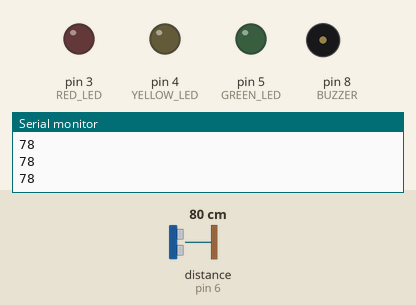
This sketch was run on a simulated Arduino Uno, built with avr-gcc and run on an emulated ATmega328P. On the bench: output pins drawn as LEDs (lit = HIGH), buzzer (waves = sounding), the last lines printed to the serial monitor. Wiring (inferred from the names in the program): ultrasonic range finder: trigger pin 7; echo pin 6. The test bench sets the inputs (shaded band); at power-on: distance to the obstacle (sensor on pin 6) 80 cm. The echo pulse lasts 58.3 µs per cm; pins used as bus, display or sensor lines are not drawn.

Above: at 1.2 s.
1.3 s: distance to the obstacle (sensor on pin 6) set to 45 cm
2.8 s: distance to the obstacle (sensor on pin 6) set to 37 cm
At 3.9 s:
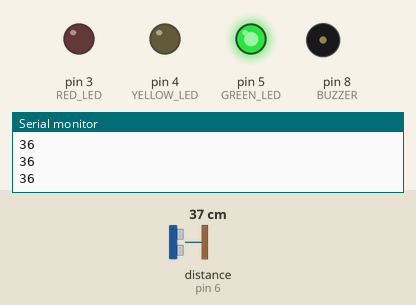
4.3 s: distance to the obstacle (sensor on pin 6) set to 30 cm
5.8 s: distance to the obstacle (sensor on pin 6) set to 24 cm
At 6.3 s:
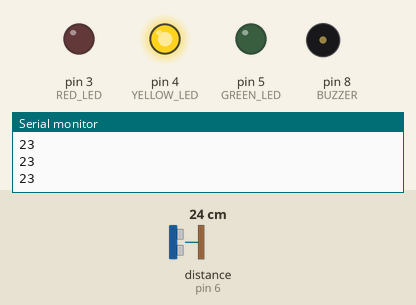
8.8 s: distance to the obstacle (sensor on pin 6) set to 13 cm
11.8 s: distance to the obstacle (sensor on pin 6) set to 9 cm
At 12.15 s:
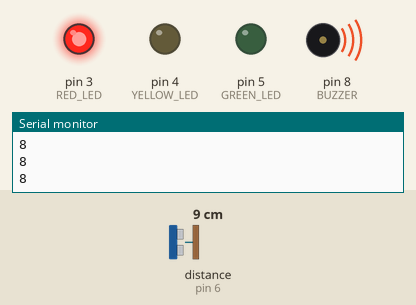
Timing chart, 0 to 15.8 s (numbered marks = the images above; inputs shaded):
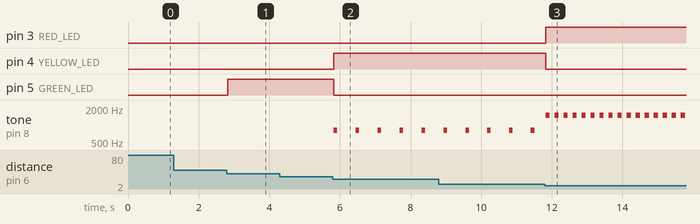

Measured:
- the behaviour switches between 42 and 41 cm on distance to the obstacle (sensor on pin 6) (found by bisection; images 0 and 1)
- the behaviour switches between 27 and 26 cm on distance to the obstacle (sensor on pin 6) (found by bisection; images 1 and 2)
- the behaviour switches between 12 and 11 cm on distance to the obstacle (sensor on pin 6) (found by bisection; images 2 and 3)
- after the input at 2.8 s, pin 5 (GREEN_LED): LOW → HIGH at once
- after the input at 5.8 s, pin 4 (YELLOW_LED): LOW → HIGH at once; pin 5 (GREEN_LED): HIGH → LOW at once; tone on pin 8 (BUZZER): alternates 800 Hz for 0.10 s and silent for 0.52 s, starting at once
- after the input at 11.8 s, pin 3 (RED_LED): LOW → HIGH at once; pin 4 (YELLOW_LED): HIGH → LOW at once; tone on pin 8 (BUZZER): alternates 1500 Hz for 0.12 s and silent for 0.14 s, starting at once

The sketch:

arduino.ino
```cpp
#define TRIG 7
#define ECHO 6
#define BUZZER 8

#define GREEN_LED 5
#define YELLOW_LED 4
#define RED_LED 3

long duration;
int distance;

unsigned long lastBeepTime = 0;

void setup() {

  Serial.begin(9600);

  pinMode(TRIG, OUTPUT);
  pinMode(ECHO, INPUT);

  pinMode(BUZZER, OUTPUT);

  pinMode(GREEN_LED, OUTPUT);
  pinMode(YELLOW_LED, OUTPUT);
  pinMode(RED_LED, OUTPUT);
}

void loop() {

  // Trigger ultrasonic
  digitalWrite(TRIG, LOW);
  delayMicroseconds(2);
  digitalWrite(TRIG, HIGH);
  delayMicroseconds(10);
  digitalWrite(TRIG, LOW);

  duration = pulseIn(ECHO, HIGH, 30000);

  if(duration == 0){
    Serial.println("No Object");
    return;
  }

  distance = duration * 0.034 / 2;
  Serial.println(distance);

  // Reset LEDs
  digitalWrite(GREEN_LED, LOW);
  digitalWrite(YELLOW_LED, LOW);
  digitalWrite(RED_LED, LOW);

  // -------- NEW REDUCED RANGE LOGIC --------

  if(distance > 40){
    noTone(BUZZER);
  }

  else if(distance > 25){   // Safe zone
    digitalWrite(GREEN_LED, HIGH);
    noTone(BUZZER);
  }

  else if(distance > 10){   // Warning zone
    digitalWrite(YELLOW_LED, HIGH);

    if(millis() - lastBeepTime > 600){
      tone(BUZZER, 800, 100);
      lastBeepTime = millis();
    }
  }

  else if(distance > 5){    // Danger zone
    digitalWrite(RED_LED, HIGH);

    if(millis() - lastBeepTime > 250){
      tone(BUZZER, 1500, 120);
      lastBeepTime = millis();
    }
  }

  else{                     // Immediate stop
    digitalWrite(RED_LED, HIGH);
    tone(BUZZER, 2000);     // Continuous
  }

  delay(50);
}
```
